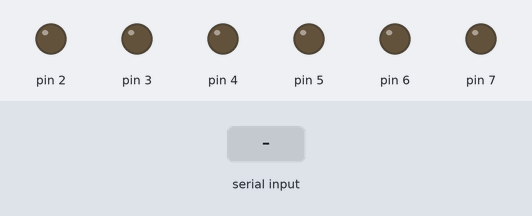
Bench run of a sketch on a simulated Arduino Uno, built with avr-gcc and run on an emulated ATmega328P. Parts: output pins drawn as LEDs (lit = HIGH). Inputs (shaded band) come from the test bench.

Above: at 1.2 s.
1.3 s: "90,45\n" received over Serial
At 2.5 s:
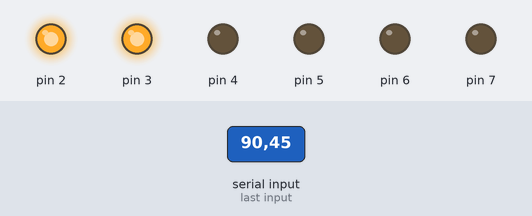
2.8 s: "200\n" received over Serial
At 3.7 s:
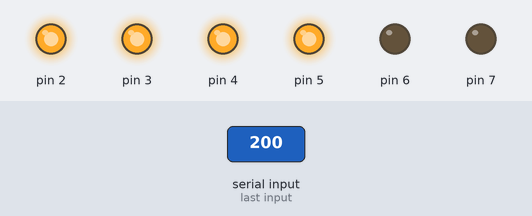
4.3 s: "30,150\n" received over Serial
At 4.8 s:
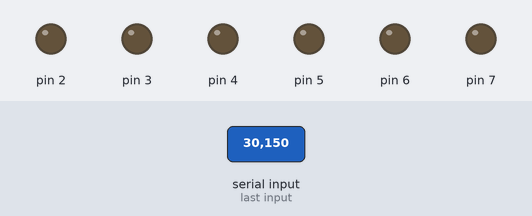
5.8 s: "90\n" received over Serial
At 7.2 s:
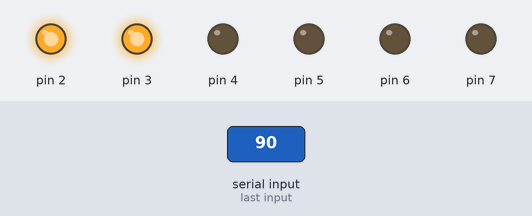
Timing chart, 0 to 8.3 s (numbered marks = the images above; inputs shaded):
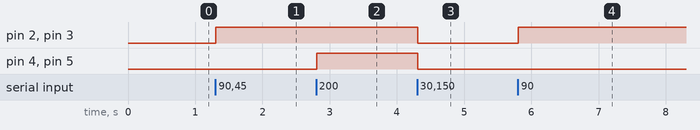

The sketch:

sketch_feb27a.ino
```cpp
void setup()
{
  pinMode(2, OUTPUT);
  pinMode(3, OUTPUT);
  pinMode(4, OUTPUT);
  pinMode(5, OUTPUT);
  pinMode(6, OUTPUT);
  pinMode(7, OUTPUT);

  Serial.begin(1000000);
  Serial.setTimeout(8);
}

void loop()
{
  while(Serial.available() == false){}
  String s = Serial.readString();

  s.substring(0, 3);
  int x = s.toInt();
  x = map(x, 0, 255, 0, 6);

  digitalWrite(2, LOW);
  digitalWrite(3, LOW);
  digitalWrite(4, LOW);
  digitalWrite(5, LOW);
  digitalWrite(6, LOW);
  digitalWrite(7, LOW);

  if(x >= 1){
    digitalWrite(2, HIGH);
  }
  if(x >= 2){
    digitalWrite(3, HIGH);
  }
  if(x >= 3){
    digitalWrite(4, HIGH);
  }
  if(x >= 4){
    digitalWrite(5, HIGH);
  }
  if(x >= 5){
    digitalWrite(6, HIGH);
  }
  if(x >= 6){
    digitalWrite(7, HIGH);
  }


}
```

Measured:
- after the input at 1.3 s, pin 2, pin 3: LOW → HIGH at once
- after the input at 2.8 s, pin 4, pin 5: LOW → HIGH at once
- after the input at 4.3 s, pin 2–5: HIGH → LOW at once
- after the input at 5.8 s, pin 2, pin 3: LOW → HIGH at once
